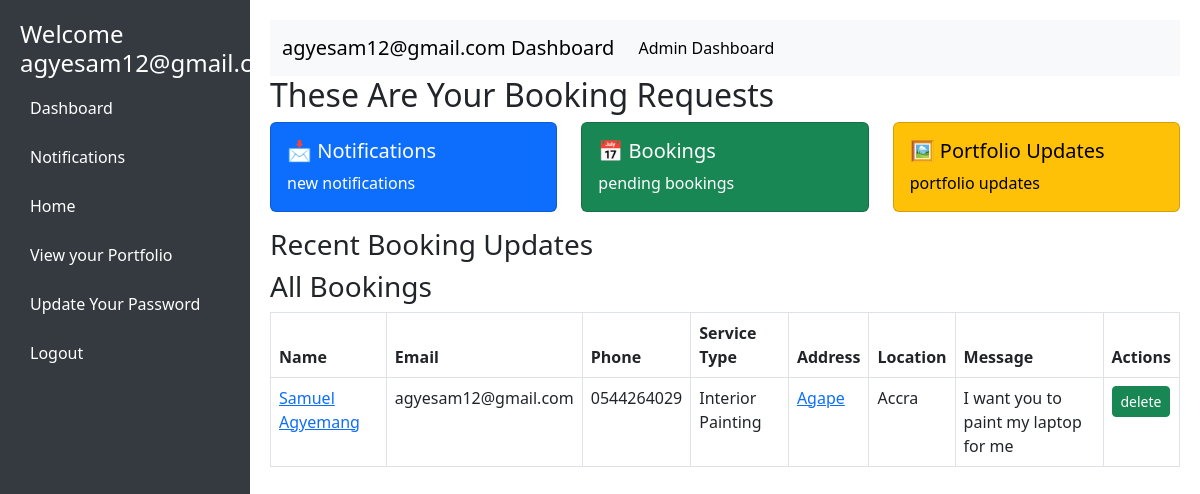
Before: /booking_requests (signed in) with the older database file.
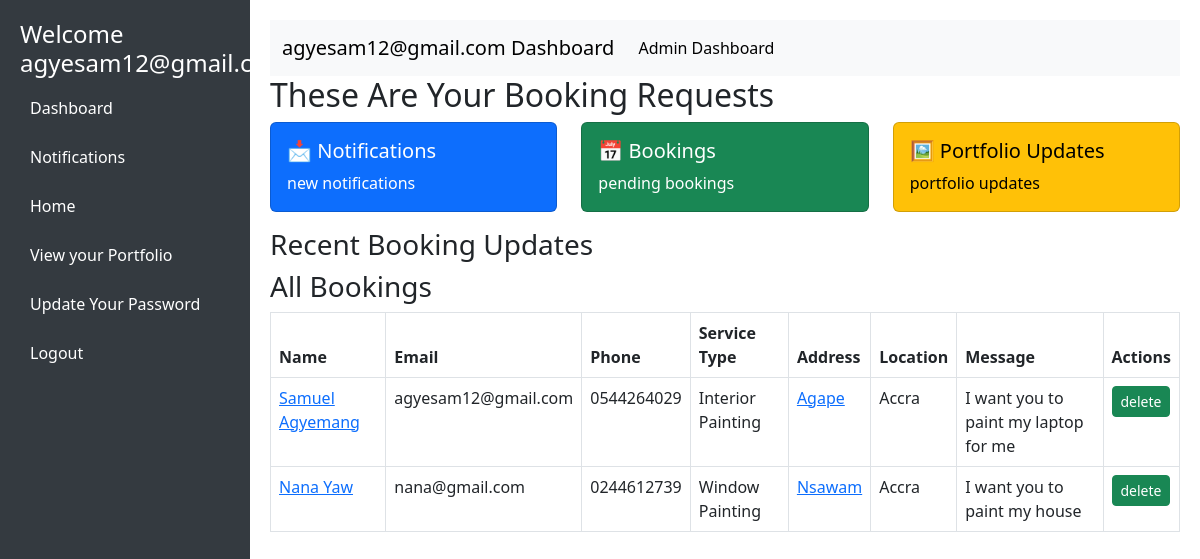
After: the same page with the newer database file.
### paint/models.py (models this page shows, shortened)
class ContactRequest(models.Model):
    contact_request_id = IntegerIDField(unique=True, editable=False, primary_key=True)
    name = models.CharField(max_length=255)
    email = models.EmailField()
    phone = models.CharField(max_length=15, blank=True, null=True)
    service_type = models.CharField(max_length=100, choices=BOOKING_SERVICE_TYPE, default='Cabinet Painting')
    address = models.CharField(max_length=200, null=True, blank=True)
    location = models.CharField(max_length=200, null=True, blank=True)
    message = models.TextField(null=True)
    created_at = models.DateTimeField(auto_now_add=True)

### paint/views.py (the view)
# urls.py: path('booking_requests', views.booking_requests, name='booking_requests'),
def booking_requests(request):
    if not request.user.is_admin:
        messages.info(request, f"You are not authorized to access this page")
        return redirect("signin")
    bookings  = ContactRequest.objects.all()
    context = {'bookings':bookings}
    return render(request, 'bookings.html', context)

### paint/templates/bookings.html (shortened to what the changed rows need)
<!DOCTYPE html>
<html lang="en">
<head>
    <link href="https://cdn.jsdelivr.net/npm/bootstrap@5.3.0/dist/css/bootstrap.min.css" rel="stylesheet">
</head>
<body>
    <div class="content">
        <h2 id="dashboard">These Are Your Booking Requests</h2>
        <table class="table table-bordered">
            <thead>
                <tr>
                    <th>Name</th>
                    <th>Email</th>
                    <th>Phone</th>
                    <th>Service Type</th>
                    <th>Address</th>
                    <th>Location</th>
                    <th>Message</th>
                    <th>Actions</th>
                </tr>
            </thead>
            <tbody>
                {% for booking in bookings %}
                <tr>
                    <td><a href="{% url 'admin_view_booking_request_details' booking.pk %}">{{ booking.name }}</a></td>
                    <td>{{ booking.email }}</td>
                    <td>{{ booking.phone }}</td>
                    <td>{{ booking.service_type }}</td>
                    <td><a href="{% url 'admin_view_booking_request_details' booking.pk %}">{{ booking.address }}</a></td>
                    <td>{{ booking.location }}</td>
                    <td>{{ booking.message }}</td>
                    <td>
                        <a href="{% url 'admin_delete_booking_request' booking.pk %}"class="btn btn-success btn-sm">delete</a>
                    </td>
                </tr>
                {% endfor %}
            </tbody>
        </table>
    </div>
</body>
</html>

Changed rows visible on the page:
added ContactRequest: name "Nana Yaw", email "nana@gmail.com", phone "0244612739", service_type "Window Painting", address "Nsawam", location "Accra", message "I want you to paint my house"
